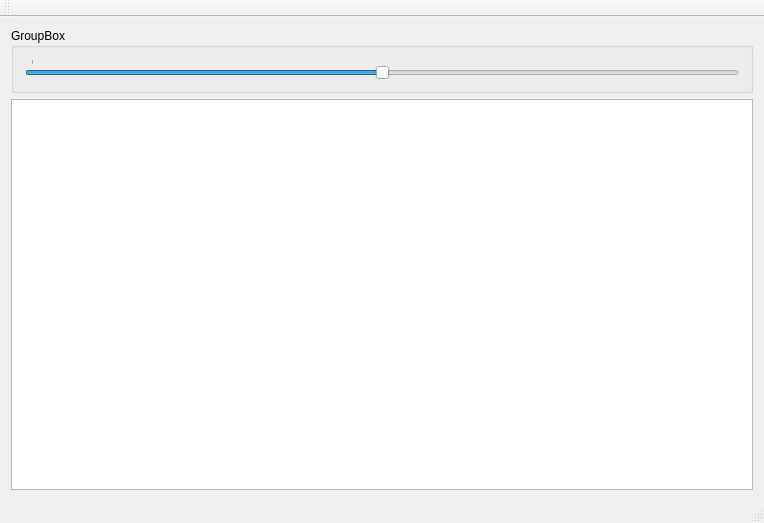
<?xml version="1.0" encoding="UTF-8"?>
<ui version="4.0">
 <class>MainWindow</class>
 <widget class="QMainWindow" name="MainWindow">
  <property name="geometry">
   <rect>
    <x>0</x>
    <y>0</y>
    <width>764</width>
    <height>523</height>
   </rect>
  </property>
  <property name="windowTitle">
   <string>MainWindow</string>
  </property>
  <widget class="QWidget" name="centralWidget">
   <layout class="QGridLayout" name="gridLayout">
    <item row="1" column="0">
     <widget class="QListView" name="listView"/>
    </item>
    <item row="0" column="0">
     <widget class="QGroupBox" name="groupBox">
      <property name="title">
       <string>GroupBox</string>
      </property>
      <layout class="QHBoxLayout" name="horizontalLayout">
       <item>
        <widget class="QSlider" name="horizontalSlider">
         <property name="minimum">
          <number>1</number>
         </property>
         <property name="maximum">
          <number>15</number>
         </property>
         <property name="singleStep">
          <number>1</number>
         </property>
         <property name="pageStep">
          <number>4</number>
         </property>
         <property name="value">
          <number>8</number>
         </property>
         <property name="orientation">
          <enum>Qt::Horizontal</enum>
         </property>
         <property name="invertedAppearance">
          <bool>false</bool>
         </property>
         <property name="tickPosition">
          <enum>QSlider::TicksAbove</enum>
         </property>
         <property name="tickInterval">
          <number>16</number>
         </property>
        </widget>
       </item>
      </layout>
     </widget>
    </item>
   </layout>
  </widget>
  <widget class="QMenuBar" name="menuBar">
   <property name="geometry">
    <rect>
     <x>0</x>
     <y>0</y>
     <width>764</width>
     <height>23</height>
    </rect>
   </property>
  </widget>
  <widget class="QToolBar" name="mainToolBar">
   <attribute name="toolBarArea">
    <enum>TopToolBarArea</enum>
   </attribute>
   <attribute name="toolBarBreak">
    <bool>false</bool>
   </attribute>
  </widget>
  <widget class="QStatusBar" name="statusBar"/>
 </widget>
 <layoutdefault spacing="6" margin="11"/>
 <resources/>
 <connections/>
</ui>
